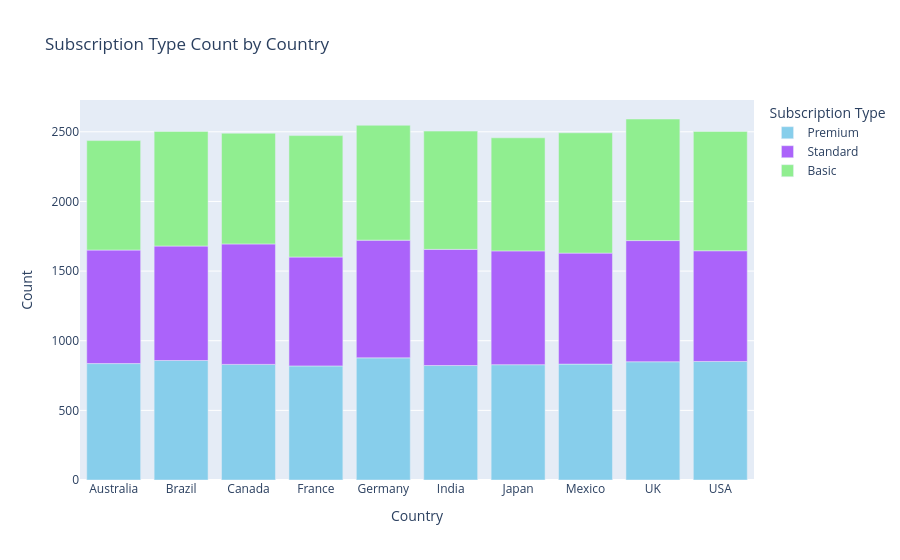

Source (notebook cell):
### Code cell
country_sub_counts_df = country_sub_counts.reset_index()
fig = px.bar(country_sub_counts_df,
              x='Country',
              y='count',
              color='Subscription_Type',
              title='Subscription Type Count by Country',
              labels={'Country': 'Country', 'count': 'Count', 'Subscription_Type': 'Subscription Type'},
                  color_discrete_map={
                'standard': 'lightblue',
                'Basic': 'lightgreen',
                'Premium': 'skyblue',
                }
            )
fig.show()

### Figure 1 — Plotly figure (JSON) as saved in the notebook; plotly's stock layout.template omitted (floating-point values rounded to 4 significant figures)
{"data": [{"hovertemplate": "Subscription Type=Premium<br>Country=%{x}<br>Count=%{y}<extra></extra>", "legendgroup": "Premium", "marker": {"color": "skyblue", "pattern": {"shape": ""}}, "name": "Premium", "orientation": "v", "showlegend": true, "textposition": "auto", "type": "bar", "x": ["Australia", "Brazil", "Canada", "France", "Germany", "India", "Japan", "Mexico", "UK", "USA"], "xaxis": "x", "y": [836, 858, 830, 819, 877, 822, 828, 832, 849, 851], "yaxis": "y"}, {"hovertemplate": "Subscription Type=Standard<br>Country=%{x}<br>Count=%{y}<extra></extra>", "legendgroup": "Standard", "marker": {"color": "#ab63fa", "pattern": {"shape": ""}}, "name": "Standard", "orientation": "v", "showlegend": true, "textposition": "auto", "type": "bar", "x": ["Australia", "Brazil", "Canada", "France", "Germany", "India", "Japan", "Mexico", "UK", "USA"], "xaxis": "x", "y": [815, 822, 865, 782, 845, 834, 817, 797, 870, 795], "yaxis": "y"}, {"hovertemplate": "Subscription Type=Basic<br>Country=%{x}<br>Count=%{y}<extra></extra>", "legendgroup": "Basic", "marker": {"color": "lightgreen", "pattern": {"shape": ""}}, "name": "Basic", "orientation": "v", "showlegend": true, "textposition": "auto", "type": "bar", "x": ["Australia", "Brazil", "Canada", "France", "Germany", "India", "Japan", "Mexico", "UK", "USA"], "xaxis": "x", "y": [786, 823, 795, 872, 825, 849, 812, 864, 873, 857], "yaxis": "y"}], "layout": {"barmode": "relative", "legend": {"title": {"text": "Subscription Type"}, "tracegroupgap": 0}, "title": {"text": "Subscription Type Count by Country"}, "xaxis": {"anchor": "y", "domain": [0, 1], "title": {"text": "Country"}}, "yaxis": {"anchor": "x", "domain": [0, 1], "title": {"text": "Count"}}}}
